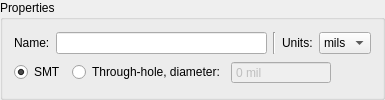
      <widget class="QGroupBox" name="groupBox_2">
       <property name="title">
        <string>Properties</string>
       </property>
       <layout class="QVBoxLayout" name="verticalLayout_7">
        <item>
         <layout class="QHBoxLayout" name="horizontalLayout_8">
          <item>
           <widget class="QLabel" name="label_14">
            <property name="text">
             <string>Name:</string>
            </property>
           </widget>
          </item>
          <item>
           <widget class="QLineEdit" name="psName"/>
          </item>
          <item>
           <widget class="Line" name="line">
            <property name="orientation">
             <enum>Qt::Vertical</enum>
            </property>
           </widget>
          </item>
          <item>
           <widget class="QLabel" name="label_15">
            <property name="text">
             <string>Units:</string>
            </property>
           </widget>
          </item>
          <item>
           <widget class="QComboBox" name="unitsBox">
            <property name="enabled">
             <bool>true</bool>
            </property>
            <item>
             <property name="text">
              <string>mils</string>
             </property>
            </item>
            <item>
             <property name="text">
              <string>mm</string>
             </property>
            </item>
           </widget>
          </item>
         </layout>
        </item>
        <item>
         <layout class="QHBoxLayout" name="horizontalLayout">
          <item>
           <widget class="QRadioButton" name="smtRadio">
            <property name="sizePolicy">
             <sizepolicy hsizetype="Preferred" vsizetype="Fixed">
              <horstretch>0</horstretch>
              <verstretch>0</verstretch>
             </sizepolicy>
            </property>
            <property name="text">
             <string>SMT</string>
            </property>
            <property name="checked">
             <bool>true</bool>
            </property>
           </widget>
          </item>
          <item>
           <widget class="QRadioButton" name="pthRadio">
            <property name="sizePolicy">
             <sizepolicy hsizetype="Preferred" vsizetype="Fixed">
              <horstretch>0</horstretch>
              <verstretch>0</verstretch>
             </sizepolicy>
            </property>
            <property name="text">
             <string>Through-hole, diameter:</string>
            </property>
           </widget>
          </item>
          <item>
           <widget class="QDoubleSpinBox" name="holeDiameter">
            <property name="enabled">
             <bool>false</bool>
            </property>
            <property name="sizePolicy">
             <sizepolicy hsizetype="Preferred" vsizetype="Fixed">
              <horstretch>0</horstretch>
              <verstretch>0</verstretch>
             </sizepolicy>
            </property>
            <property name="minimumSize">
             <size>
              <width>100</width>
              <height>0</height>
             </size>
            </property>
            <property name="buttonSymbols">
             <enum>QAbstractSpinBox::NoButtons</enum>
            </property>
            <property name="suffix">
             <string> mil</string>
            </property>
            <property name="decimals">
             <number>0</number>
            </property>
            <property name="minimum">
             <double>-32000.000000000000000</double>
            </property>
            <property name="maximum">
             <double>32000.000000000000000</double>
            </property>
            <property name="value">
             <double>0.000000000000000</double>
            </property>
           </widget>
          </item>
          <item>
           <spacer name="horizontalSpacer_4">
            <property name="orientation">
             <enum>Qt::Horizontal</enum>
            </property>
            <property name="sizeHint" stdset="0">
             <size>
              <width>40</width>
              <height>20</height>
             </size>
            </property>
           </spacer>
          </item>
         </layout>
        </item>
       </layout>
      </widget>
